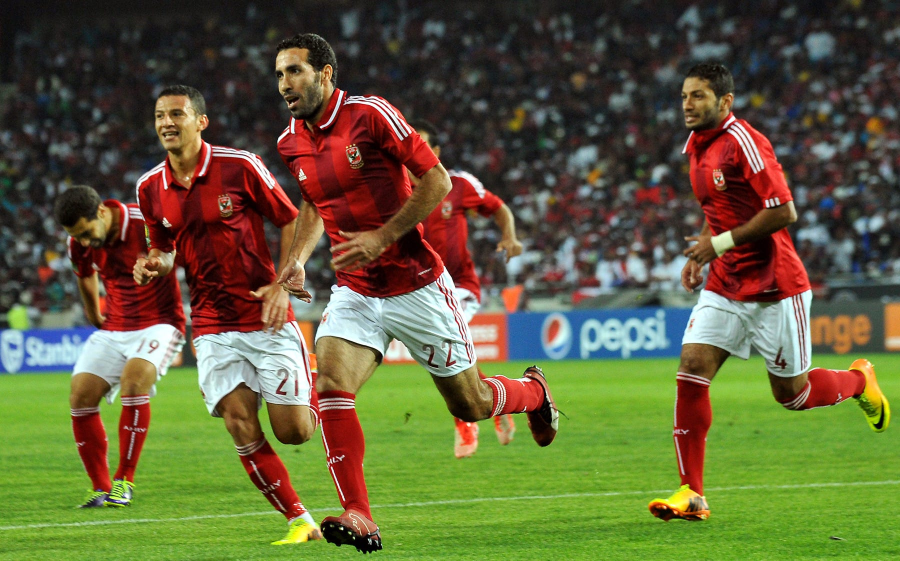
#> input picture Computer_Vision_Summaries/Images/second.jpg, 1800 x 1121 px, found by its file name (shown at 1/2 size)
$ jupyter execute OpenCv-tutorial_from_PyImage_search_website.ipynb
#> lines starting #> are read from the running program, lines starting #| are printed output that depends on the picture
[cell 1]
import cv2,imutils

[cell 2]
image = cv2.imread('second.jpg')
#> image is the input picture: shape (1121, 1800, 3); mean B, G, R 59.5, 96.3, 98.1
cv2.imshow("first_image",image)
cv2.waitKey(0)

[cell 3]
image.shape
#> Out = (1121, 1800, 3)

[cell 4]
# resizing with ignoring the aspect ratio of the image

image2 = cv2.resize(image,(600,600))
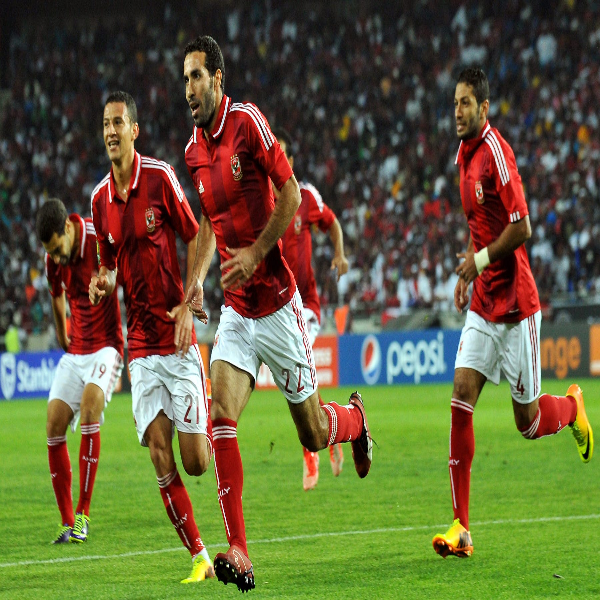
#> image2: shape (600, 600, 3); mean B, G, R 59.4, 96.2, 98
cv2.imshow("resized_image",image2)
cv2.waitKey(0)

[cell 5]
h,w,c = image.shape
#> h = 1121; w = 1800; c = 3

aspect_ratio = h/w
#> aspect_ratio = 0.623

image3 = cv2.resize(image,(int(300*aspect_ratio),300))
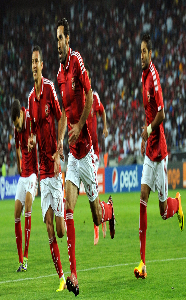
#> image3: shape (300, 186, 3); mean B, G, R 59.4, 96.2, 98
# this shape is reversed by opencv (width, height) unlike the normal shape of image.shape that displays (heigh, width, channel)
# therefore, this may confuse
cv2.imshow("resized2_image",image3)
cv2.waitKey(0)

[cell 6]
image.shape
#> Out = (1121, 1800, 3)

[cell 7]
cv2.imshow("sliced", image[200:500 , 300:700])
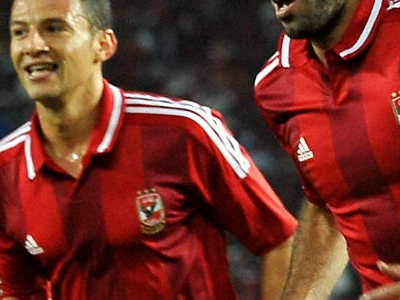
#> window 'sliced': shape (300, 400, 3); mean B, G, R 39.8, 50.2, 113.9
cv2.waitKey(0)

[cell 8]
w,h,c = image.shape
#> w = 1121; h = 1800
center = w//2, h//2
#> center = (560, 900)
M = cv2.getRotationMatrix2D(center, -45, 0.5)
            # center_of_rotation, angle, scale
# this method returns an AffineMatrix:
#     [[ 3.53553391e-01 -3.53553391e-01  5.36568542e+02]
#      [ 3.53553391e-01  3.53553391e-01  2.44020203e+02]]

# The following method wraps it to image_matrix that can be displayed

rotated = cv2.warpAffine(image, M, (w, h))
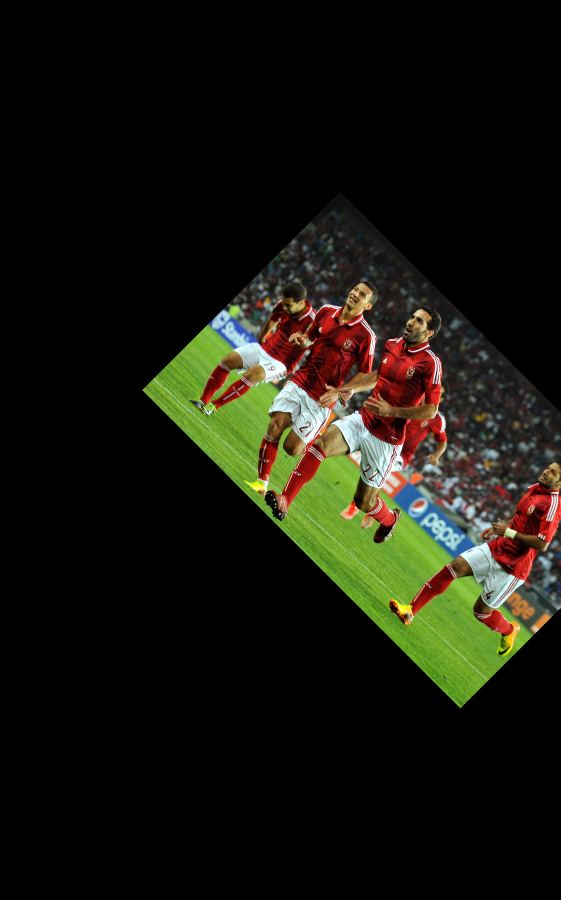
#> rotated: shape (1800, 1121, 3) (shown at 1/2 size); mean B, G, R 13.9, 23.1, 23.5
cv2.imshow("rotated", rotated)
cv2.waitKey(0)

>* In many image processing pipelines, we must `blur` an image to reduce high-frequency noise, making it easier for our algorithms to detect and understand the actual contents of the image rather than just noise that will “confuse” our algorithms.

[cell 9]
blurred = cv2.GaussianBlur(image,(31,31),0)
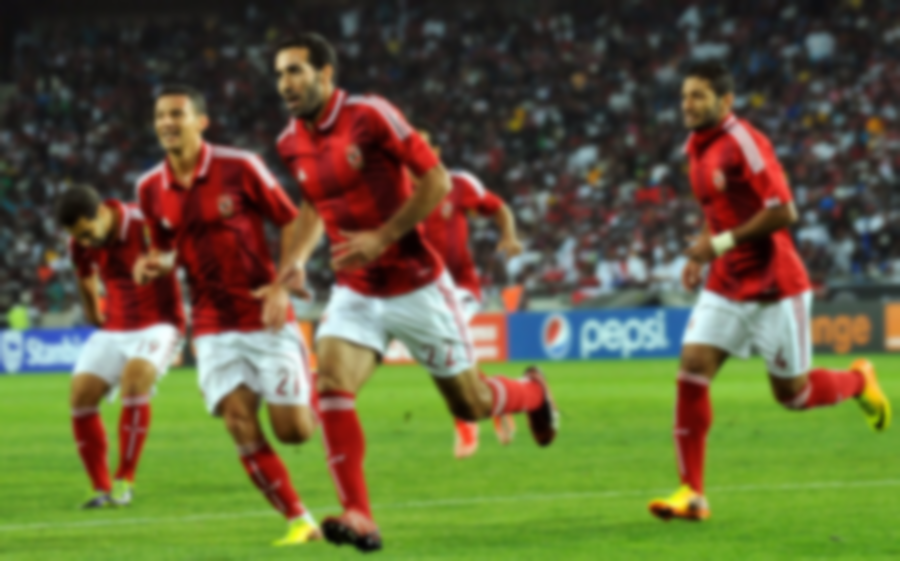
#> blurred: shape (1121, 1800, 3) (shown at 1/2 size); mean B, G, R 59.5, 96.3, 98.1
   # source , "ksize.width","ksize.height",
# both width of the kernel & heigh of the kernel %2 ==1 (odd number) this is in order for the kernel square to have a center pixel.

# https://www.youtube.com/watch?v=jCXApg0KDps (avg and Gaussian blur) ... guassian blur differs from avg in that Guassian makes the kernel square values weighted ... not juts 1s like avg
# https://www.youtube.com/watch?v=jCXApg0KDps (median and bilateral blur)

# bilateral blur is the best but it is slow because it implemnets two gaussian blur one for colors and one for spaces.

cv2.imshow("blurred", blurred)
cv2.waitKey(0)
